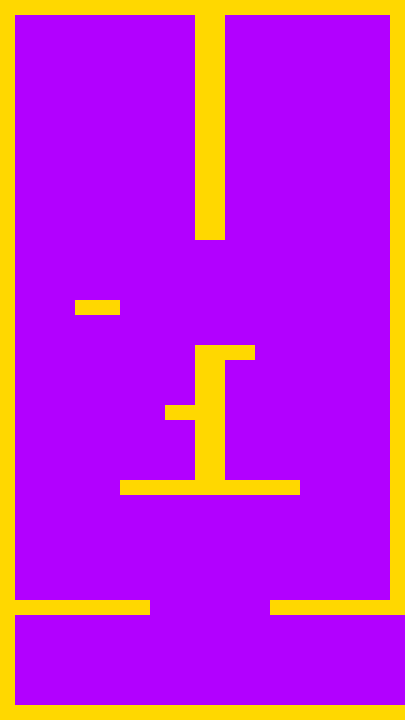

Rendered tile map (Tiled .tmx) drawn with the repository's tilesets; below, a short description and the full map source, tile grids included:
An orthogonal 27x48 tile map with 15x15 px tiles, 1 tile layer (Tile Layer 1), 3 tilesets and 15 objects.

<map version="1.0" tiledversion="1.1.5" orientation="orthogonal" renderorder="right-down" width="27" height="48" tilewidth="15" tileheight="15" infinite="0" nextobjectid="174">
 <tileset firstgid="1" name="tileset" tilewidth="15" tileheight="15" tilecount="10" columns="10">
  <image source="../gfx/tilesets/blocks.png" width="150" height="15" />
 </tileset>
 <tileset firstgid="11" name="button" tilewidth="15" tileheight="15" tilecount="1" columns="1">
  <image source="../gfx/images/button.png" width="15" height="15" />
 </tileset>
 <tileset firstgid="12" name="turret" tilewidth="15" tileheight="15" tilecount="2" columns="2">
  <image source="../gfx/images/turret.png" width="30" height="15" />
 </tileset>
 <layer name="Tile Layer 1" width="27" height="48">
  <data encoding="csv">
5,5,5,5,5,5,5,5,5,5,5,5,5,5,5,5,5,5,5,5,5,5,5,5,5,5,5,
5,9,9,9,9,9,9,9,9,9,9,9,9,5,5,9,9,9,9,9,9,9,9,9,9,9,5,
5,9,9,9,9,9,9,9,9,9,9,9,9,5,5,9,9,9,9,9,9,9,9,9,9,9,5,
5,9,9,9,9,9,9,9,9,9,9,9,9,5,5,9,9,9,9,9,9,9,9,9,9,9,5,
5,9,9,9,9,9,9,9,9,9,9,9,9,5,5,9,9,9,9,9,9,9,9,9,9,9,5,
5,9,9,9,9,9,9,9,9,9,9,9,9,5,5,9,9,9,9,9,9,9,9,9,9,9,5,
5,9,9,9,9,9,9,9,9,9,9,9,9,5,5,9,9,9,9,9,9,9,9,9,9,9,5,
5,9,9,9,9,9,9,9,9,9,9,9,9,5,5,9,9,9,9,9,9,9,9,9,9,9,5,
5,9,9,9,9,9,9,9,9,9,9,9,9,5,5,9,9,9,9,9,9,9,9,9,9,9,5,
5,9,9,9,9,9,9,9,9,9,9,9,9,5,5,9,9,9,9,9,9,9,9,9,9,9,5,
5,9,9,9,9,9,9,9,9,9,9,9,9,5,5,9,9,9,9,9,9,9,9,9,9,9,5,
5,9,9,9,9,9,9,9,9,9,9,9,9,5,5,9,9,9,9,9,9,9,9,9,9,9,5,
5,9,9,9,9,9,9,9,9,9,9,9,9,5,5,9,9,9,9,9,9,9,9,9,9,9,5,
5,9,9,9,9,9,9,9,9,9,9,9,9,5,5,9,9,9,9,9,9,9,9,9,9,9,5,
5,9,9,9,9,9,9,9,9,9,9,9,9,5,5,9,9,9,9,9,9,9,9,9,9,9,5,
5,9,9,9,9,9,9,9,9,9,9,9,9,5,5,9,9,9,9,9,9,9,9,9,9,9,5,
5,9,9,9,9,9,9,9,9,9,9,9,9,9,9,9,9,9,9,9,9,9,9,9,9,9,5,
5,9,9,9,9,9,9,9,9,9,9,9,9,9,9,9,9,9,9,9,9,9,9,9,9,9,5,
5,9,9,9,9,9,9,9,9,9,9,9,9,9,9,9,9,9,9,9,9,9,9,9,9,9,5,
5,9,9,9,9,9,9,9,9,9,9,9,9,9,9,9,9,9,9,9,9,9,9,9,9,9,5,
5,9,9,9,9,5,5,5,9,9,9,9,9,9,9,9,9,9,9,9,9,9,9,9,9,9,5,
5,9,9,9,9,9,9,9,9,9,9,9,9,9,9,9,9,9,9,9,9,9,9,9,9,9,5,
5,9,9,9,9,9,9,9,9,9,9,9,9,9,9,9,9,9,9,9,9,9,9,9,9,9,5,
5,9,9,9,9,9,9,9,9,9,9,9,9,5,5,5,5,9,9,9,9,9,9,9,9,9,5,
5,9,9,9,9,9,9,9,9,9,9,9,9,5,5,9,9,9,9,9,9,9,9,9,9,9,5,
5,9,9,9,9,9,9,9,9,9,9,9,9,5,5,9,9,9,9,9,9,9,9,9,9,9,5,
5,9,9,9,9,9,9,9,9,9,9,9,9,5,5,9,9,9,9,9,9,9,9,9,9,9,5,
5,9,9,9,9,9,9,9,9,9,9,5,5,5,5,9,9,9,9,9,9,9,9,9,9,9,5,
5,9,9,9,9,9,9,9,9,9,9,9,9,5,5,9,9,9,9,9,9,9,9,9,9,9,5,
5,9,9,9,9,9,9,9,9,9,9,9,9,5,5,9,9,9,9,9,9,9,9,9,9,9,5,
5,9,9,9,9,9,9,9,9,9,9,9,9,5,5,9,9,9,9,9,9,9,9,9,9,9,5,
5,9,9,9,9,9,9,9,9,9,9,9,9,5,5,9,9,9,9,9,9,9,9,9,9,9,5,
5,9,9,9,9,9,9,9,5,5,5,5,5,5,5,5,5,5,5,5,9,9,9,9,9,9,5,
5,9,9,9,9,9,9,9,9,9,9,9,9,9,9,9,9,9,9,9,9,9,9,9,9,9,5,
5,9,9,9,9,9,9,9,9,9,9,9,9,9,9,9,9,9,9,9,9,9,9,9,9,9,5,
5,9,9,9,9,9,9,9,9,9,9,9,9,9,9,9,9,9,9,9,9,9,9,9,9,9,5,
5,9,9,9,9,9,9,9,9,9,9,9,9,9,9,9,9,9,9,9,9,9,9,9,9,9,5,
5,9,9,9,9,9,9,9,9,9,9,9,9,9,9,9,9,9,9,9,9,9,9,9,9,9,5,
5,9,9,9,9,9,9,9,9,9,9,9,9,9,9,9,9,9,9,9,9,9,9,9,9,9,5,
5,9,9,9,9,9,9,9,9,9,9,9,9,9,9,9,9,9,9,9,9,9,9,9,9,9,5,
5,5,5,5,5,5,5,5,5,5,9,9,9,9,9,9,9,9,5,5,5,5,5,5,5,5,5,
5,9,9,9,9,9,9,9,9,9,9,9,9,9,9,9,9,9,9,9,9,9,9,9,9,9,9,
5,9,9,9,9,9,9,9,9,9,9,9,9,9,9,9,9,9,9,9,9,9,9,9,9,9,9,
5,9,9,9,9,9,9,9,9,9,9,9,9,9,9,9,9,9,9,9,9,9,9,9,9,9,9,
5,9,9,9,9,9,9,9,9,9,9,9,9,9,9,9,9,9,9,9,9,9,9,9,9,9,9,
5,9,9,9,9,9,9,9,9,9,9,9,9,9,9,9,9,9,9,9,9,9,9,9,9,9,9,
5,9,9,9,9,9,9,9,9,9,9,9,9,9,9,9,9,9,9,9,9,9,9,9,9,9,9,
5,5,5,5,5,5,5,5,5,5,5,5,5,5,5,5,5,5,5,5,5,5,5,5,5,5,5
</data>
 </layer>
 <objectgroup name="collision">
  <object id="75" x="0" y="705" width="405" height="15" />
  <object id="162" x="0" y="0" width="15" height="705" />
  <object id="163" x="15" y="600" width="135" height="15" />
  <object id="165" x="270" y="600" width="135" height="15" />
  <object id="166" x="390" y="0" width="15" height="600" />
  <object id="167" x="15" y="0" width="375" height="15" />
  <object id="168" x="195" y="15" width="30" height="225" />
  <object id="169" x="75" y="300" width="45" height="15" />
  <object id="170" x="195" y="345" width="30" height="135" />
  <object id="171" x="225" y="345" width="30" height="15" />
  <object id="172" x="165" y="405" width="30" height="15" />
  <object id="173" x="120" y="480" width="180" height="15" />
 </objectgroup>
 <objectgroup name="Button">
  <object id="161" gid="11" x="90" y="300" width="15" height="15" />
 </objectgroup>
 <objectgroup name="Turrets">
  <object id="158" gid="12" x="15" y="660" width="15" height="15" />
  <object id="160" gid="12" x="15" y="420" width="15" height="15" />
 </objectgroup>
</map>
